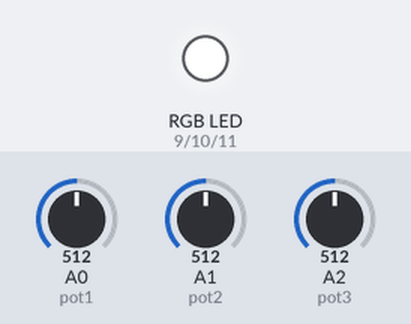
Recording of a sketch running on a simulated Arduino Uno, built with avr-gcc and run on an emulated ATmega328P. On the bench: an RGB LED mixed from three pins (HIGH = lit). The test bench sets the inputs (shaded band); at power-on: A0 (pot1) = 512, A1 (pot2) = 512, A2 (pot3) = 512.

Above: at 1.2 s.
1.3 s: A0 (pot1) set to 273
2.8 s: A0 (pot1) set to 246
At 3.8 s:
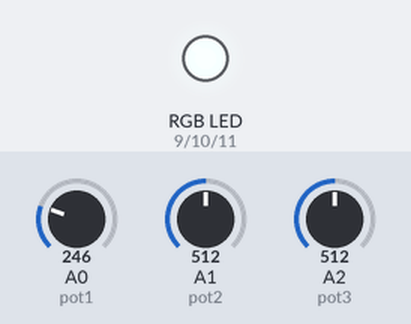
4.3 s: A1 (pot2) set to 271
5.8 s: A1 (pot2) set to 237
At 6.1 s:
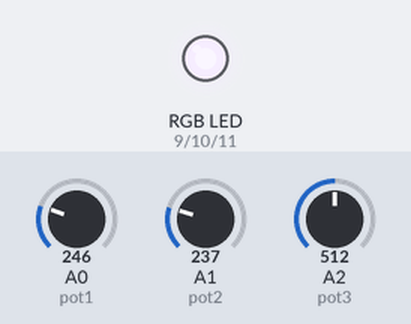
7.3 s: A2 (pot3) set to 267
8.8 s: A2 (pot3) set to 245
At 9.6 s:
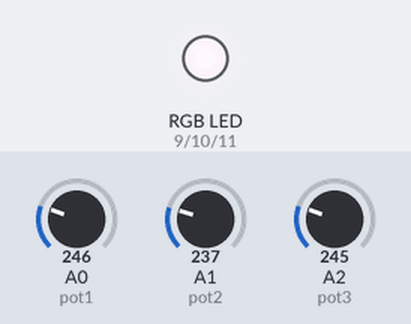
Timing chart, 0 to 11.3 s (numbered marks = the images above; inputs shaded):
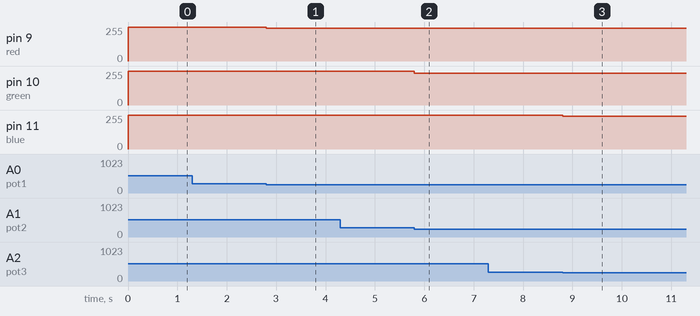

Measured:
- after the input at 1.3 s, every drawn part: stays the same
- after the input at 2.8 s, pin 9 (red): 255/255 → 246/255 at once
- after the input at 4.3 s, every drawn part: stays the same
- after the input at 5.8 s, pin 10 (green): 255/255 → 237/255 at once
- after the input at 7.3 s, every drawn part: stays the same
- after the input at 8.8 s, pin 11 (blue): 255/255 → 245/255 at once

The sketch:

programa_para_controle_de_led_rgb.ino
```cpp
// TÍTULO: Controlando LED RGB com Arduio
// AUTOR: Ângelo Meneguini
// SITE: https://eletronicagaragem.blogspot.com.br


#define red 9         // pino conectado ao LED vermelho
#define green 10      // pino conectado ao LED verde
#define blue 11       // pino conectado ao LED azul

#define pot1 A0       // entrada do potenciômetro 1
#define pot2 A1       // entrada do potenciômetro 2
#define pot3 A2       // entrada do potenciômetro 3

void setup() {

  pinMode(red, OUTPUT);    // define o pino 9 como saída
  pinMode(green, OUTPUT);  // define o pino 10 como saída
  pinMode(blue, OUTPUT);   // define o pino 11 como saída
}

void loop() {

  int v1 = analogRead(pot1);   // lê a entrada analógica A0
  int v2 = analogRead(pot2);   // lê a entrada analógica A1
  int v3 = analogRead(pot3);   // lê a entrada analógica A2

  v1 = constrain(v1, 0, 255);  // converte o valor v1 para o intervalo de 0 a 255
  v2 = constrain(v2, 0, 255);  // converte o valor v2 para o intervalo de 0 a 255
  v3 = constrain(v3, 0, 255);  // converte o valor v3 para o intervalo de 0 a 255

  analogWrite(red, v1);        // aciona a saída pwm com o valor de v1
  analogWrite(green, v2);      // aciona a saída pwm com o valor de v2
  analogWrite(blue, v3);       // aciona a saída pwm com o valor de v3
}
```
